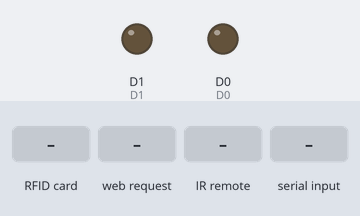
Simulated run of this sketch. Board: ESP8266 (NodeMCU). On the bench: output pins drawn as LEDs (lit = HIGH). The inputs (shaded band) are chosen by the test bench. WiFi joins after 1.5 s; servers stay silent unless stated; what the sketch prints to the serial monitor is not drawn.

Above: at 6.2 s.
6.3 s: RFID card 25 50 20 77 held to the reader
At 7.7 s:
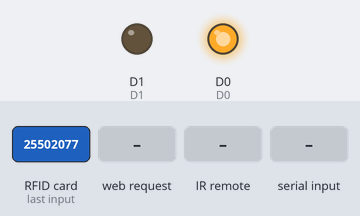
8.0 s: HTTP request GET /newID received
10.5 s: infrared code 0x91 received
12.0 s: "newID" received over Serial
Timing chart, 0 to 15.0 s (numbered marks = the images above; inputs shaded):
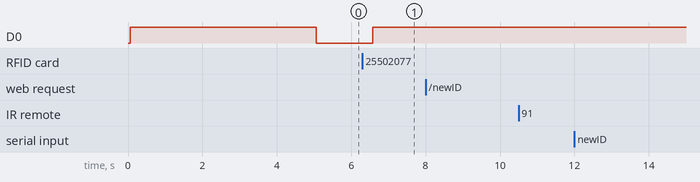

The sketch:

Esp_TapCard.ino
```cpp
#include <SPI.h>        // RC522 Module uses SPI protocol
#include <MFRC522.h>  // Library for Mifare RC522 Devices
#include <EEPROM.h>     // We are going to read and write PICC's UIDs from/to EEPROM
#include <IRremoteESP8266.h>
#include <ESP8266WiFi.h>

    #define D0 16
    #define D1 5
    #define D2 4
    #define D3 0
    #define D4 2
    #define D5 14
    #define D6 12
    #define D7 13
    #define D8 15
    #define D9 3
    #define D10 1

IRrecv irrecv(D3);
decode_results results;
//#define SS_PIN 4
//#define RST_PIN 2
MFRC522 mfrc522(D4, D2);
String IDNo;
byte readCard[4];   // Stores scanned ID read from RFID Module
byte masterCard[4];   // Stores master card's ID read from EEPROM
boolean successRead = false;
boolean successRead2 = false;

WiFiServer server(8080);

const char* ssid = "REPENT";
const char* password = "psalm121";

unsigned long previousMillis = 0;        // will store last time LED was updated

// constants won't change :
const long interval = 5000;
unsigned long currentMillis = 0;

IPAddress staticIP(192, 168, 8, 102);
IPAddress gateway(192, 168, 8, 1);
IPAddress subnet(255, 255, 255, 0);

WiFiClient client;

boolean conn = false;
///////////////////////////////////////// Setup ///////////////////////////////////
void setup() {
  Serial.begin(115200);  // Initialize serial communications with PC
  delay(10);

  currentMillis = millis();
  //Protocol Configuration
  pinMode(D1, OUTPUT);
  pinMode(D0, OUTPUT);
  SPI.begin();           // MFRC522 Hardware uses SPI protocol
  mfrc522.PCD_Init();    // Initialize MFRC522 Hardware
  mfrc522.PCD_SetAntennaGain(mfrc522.RxGain_max);
   Serial.println(F("Access Control Example v0.1"));   // For debugging purposes
    ShowReaderDetails();  // Show details of PCD - MFRC522 Card Reader details
  Serial.println("Scan PICC to see UID and type...");
  digitalWrite(D1, LOW);
  irrecv.enableIRIn(); // Start the receiver

  digitalWrite(D0, HIGH);
  Serial.println("Door Open");
  delay(5000);
  digitalWrite(D0, LOW);
  Serial.println("Door Close");

  WiFi.config(staticIP, gateway, subnet);

  WiFi.begin(ssid, password);
}

boolean connector(){
  Serial.println();
  Serial.println();
  Serial.print("Connecting to ");
  Serial.println(ssid);

  WiFi.begin(ssid, password);

  while (WiFi.status() != WL_CONNECTED) {
    delay(500);
    Serial.print(".");
  }

  Serial.println("");
  Serial.println("WiFi connected");
  Serial.println("IP address: ");
  Serial.println(WiFi.localIP());
  Serial.println("");
  conn = true;
}

void loop() {
  if(!conn) conn = connector();
  if(conn){
      client = server.available();

      while(client.available()){
      String req = client.readString();
      delay(5);
      Serial.print("*:");
      Serial.println(req);
      client.flush();
      delay(3);
      client.print("Success!");
      client.flush();
      delay(2);
      }
  }

  while(!client.available()){
  delay(1);
  while(Serial.available()>0){
    String input = Serial.readString();

     while(input.equals("newID")){
      Serial.println("Follow the prompts:");
      input = getNewID();
      digitalWrite(D1, HIGH);
      delay(1000);
      digitalWrite(D1, LOW);
     }
  }


  if (irrecv.decode(&results)) {
    Serial.println(results.value, HEX);
    if(!successRead2){
      successRead2 = true;
    }else{
      successRead2 = false;
    }

    if(successRead2){
       digitalWrite(D0, HIGH);
       Serial.println("Door Open");
    }else{
      digitalWrite(D0, LOW);
      Serial.println("Door Open");
    }
    irrecv.resume(); // Receive the next value
  }

 if (!mfrc522.PICC_IsNewCardPresent() || !mfrc522.PICC_ReadCardSerial())return;

  // Serial.print(F("PICC type: "));
  MFRC522::PICC_Type piccType = mfrc522.PICC_GetType(mfrc522.uid.sak);
  // Serial.println(mfrc522.PICC_GetTypeName(piccType));

  // Check is the PICC of Classic MIFARE type
  if (piccType != MFRC522::PICC_TYPE_MIFARE_MINI &&
    piccType != MFRC522::PICC_TYPE_MIFARE_1K &&
    piccType != MFRC522::PICC_TYPE_MIFARE_4K) {
    Serial.println(F("Your tag is not of type MIFARE Classic."));
    return;
  }

  String strID = "";
  for (byte i = 0; i < 4; i++) {
    strID += (mfrc522.uid.uidByte[i] < 0x10 ? "0" : "") + String(mfrc522.uid.uidByte[i], HEX) + (i!=3 ? ":" : "");
  digitalWrite(D1, HIGH);
  }
  strID.toUpperCase();
  Serial.println(F("Scanned PICC's UID:"));
  Serial.print("Tap card key: ");
  Serial.println(strID);

  if(strID.equals("25:50:20:77")){
    if(successRead){
      successRead=false;
    }else{
    successRead = true;
    }
  }

  if(successRead){
    digitalWrite(D0, HIGH);
    Serial.println("Door Open");
  }else{
    digitalWrite(D0, LOW);
    Serial.println("Door Closed");
  }
  mfrc522.PICC_HaltA(); // Stop reading
  mfrc522.PCD_StopCrypto1();
  digitalWrite(D1, LOW);

  }
}

void ShowReaderDetails() {
  // Get the MFRC522 software version
  byte v = mfrc522.PCD_ReadRegister(mfrc522.VersionReg);
  Serial.print(F("MFRC522 Software Version: 0x"));
  Serial.print(v, HEX);
  if (v == 0x91)
    Serial.print(F(" = v1.0"));
  else if (v == 0x92)
    Serial.print(F(" = v2.0"));
  else
    Serial.print(F(" (unknown),probably a chinese clone?"));
  Serial.println("");
  // When 0x00 or 0xFF is returned, communication probably failed
  if ((v == 0x00) || (v == 0xFF)) {
    Serial.println(F("WARNING: Communication failure, is the MFRC522 properly connected?"));
    Serial.println(F("SYSTEM HALTED: Check connections."));
    while (true); // do not go further
  }
}


String IDwhite, IDBlue;
String getNewID(){
  Serial.println("Please Enter Blue Card ID>");
      while (Serial.available()<1){
        Serial.println("Please Enter Blue Card ID>");
        delay(5000);
      }
      if(Serial.available()>0){
        IDBlue = Serial.readString();
      }

      if(IDBlue.equals("X"))return "error";             //error handler

      Serial.println("Please Enter White Card ID>");
      while (Serial.available()<1){
        Serial.println("Please Enter ID White>");
        delay(5000);
      }
      if(Serial.available()>0){
        IDwhite = Serial.readString();
      }

      if(IDwhite.equals("X"))return "error";             //error handler

      return "2done";
}


void  writeNewAddress(String blue, String white){
  int e = 0;
  int f = 0;

  char it;
  byte d;

  while (e<blue.length()){
    it = blue.charAt(e);
    d = (byte)it;
    EEPROM.write(e, d);
    e++;
  }

  while(f<white.length()){
    it = white.charAt(f);
    d = (byte)it;
    EEPROM.write((e+f), d);
    f++;
  }

  if(f==white.length()){
    EEPROM.commit();
    delay(1000);
  }
}

/*
 *String strID = "";
  for (byte i = 0; i < 4; i++) {
    strID += (mfrc522.uid.uidByte[i] < 0x10 ? "0" : "") + String(mfrc522.uid.uidByte[i], HEX) + (i!=3 ? ":" : "");
  }
  strID.toUpperCase();
  Serial.print("Tap card key: ");
  Serial.println(strID);
 * /
 */
```

Measured:
- after the input at 6.3 s, D0: LOW → HIGH after 0.27 s
- after the input at 8.0 s, every drawn part: stays the same
- after the input at 10.5 s, every drawn part: stays the same
- after the input at 12.0 s, every drawn part: stays the same
